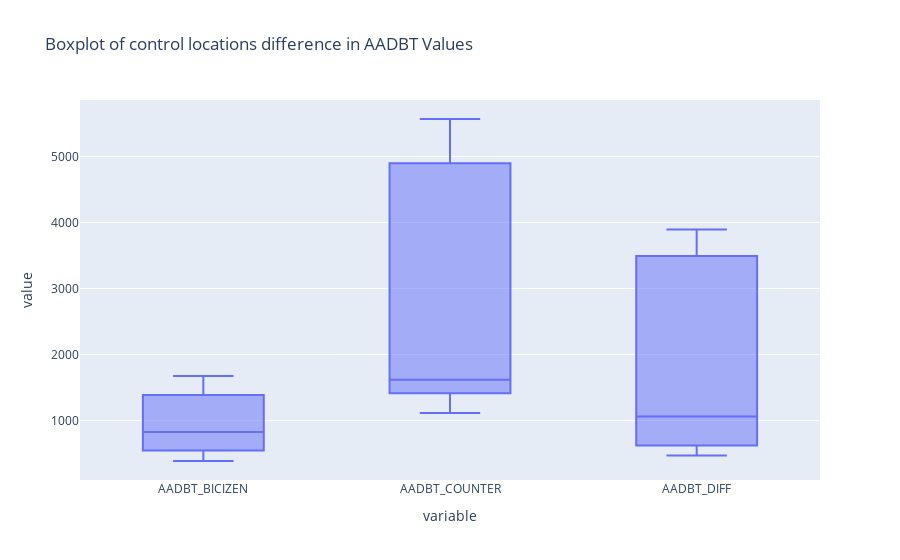

The cell this chart's notebook holds for it:
### Markdown cell above
### Explore value

### Code cell
# Describe the columns

# Create a boxplot for each column
# Multiply the difference by -1
final_df['AADBT_DIFF'] = final_df['AADBT_DIFF'] * -1

# Create a boxplot for each column
fig = px.box(final_df, y=['AADBT_BICIZEN', 'AADBT_COUNTER', 'AADBT_DIFF'], title='Boxplot of control locations difference in AADBT Values')
fig.show()

final_df['AADBT_DIFF'] = final_df['AADBT_DIFF'] * -1

### Figure 1 — Plotly figure (JSON) as saved in the notebook; plotly's stock layout.template omitted (floating-point values rounded to 4 significant figures)
{"data": [{"alignmentgroup": "True", "hovertemplate": "variable=%{x}<br>value=%{y}<extra></extra>", "legendgroup": "", "marker": {"color": "#636efa"}, "name": "", "notched": false, "offsetgroup": "", "orientation": "v", "showlegend": false, "type": "box", "x": ["AADBT_BICIZEN", "AADBT_BICIZEN", "AADBT_BICIZEN", "AADBT_BICIZEN", "AADBT_BICIZEN", "AADBT_BICIZEN", "AADBT_BICIZEN", "AADBT_BICIZEN", "AADBT_BICIZEN", "AADBT_COUNTER", "AADBT_COUNTER", "AADBT_COUNTER", "AADBT_COUNTER", "AADBT_COUNTER", "AADBT_COUNTER", "AADBT_COUNTER", "AADBT_COUNTER", "AADBT_COUNTER", "AADBT_DIFF", "AADBT_DIFF", "AADBT_DIFF", "AADBT_DIFF", "AADBT_DIFF", "AADBT_DIFF", "AADBT_DIFF", "AADBT_DIFF", "AADBT_DIFF"], "x0": " ", "xaxis": "x", "y": [644.6, 1521.0, 385.7, 504.3, 1343.0, 826.3, 1674.0, 556.1, 1014.0, 1112.0, 5002.0, 1186.0, 1953.0, 4860.0, 1489.0, 5567.0, 1618.0, 1511.0, 467.5, 3481.0, 800.2, 1449.0, 3518.0, 662.6, 3893.0, 1061.0, 497.1], "y0": " ", "yaxis": "y"}], "layout": {"boxmode": "group", "legend": {"tracegroupgap": 0}, "title": {"text": "Boxplot of control locations difference in AADBT Values"}, "xaxis": {"anchor": "y", "domain": [0, 1], "title": {"text": "variable"}}, "yaxis": {"anchor": "x", "domain": [0, 1], "title": {"text": "value"}}}}
